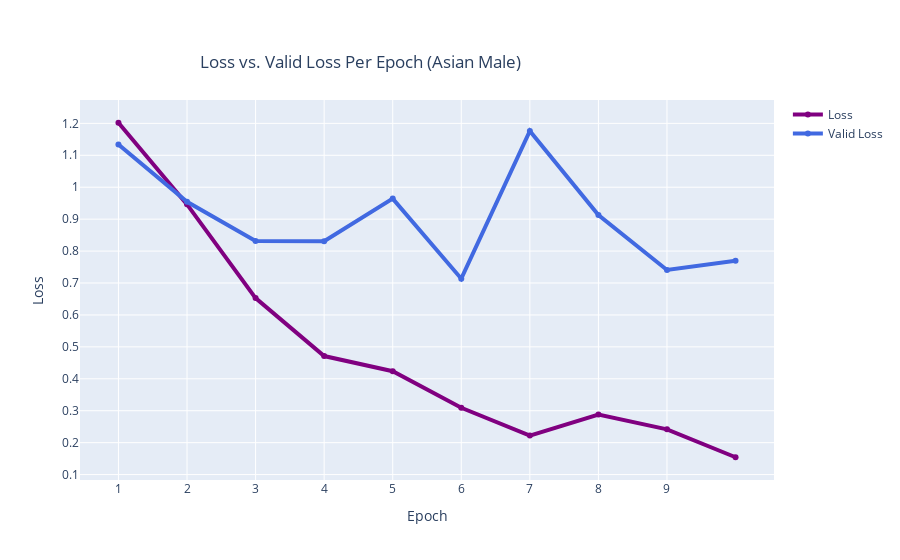

This figure's notebook cell:
### Code cell
#Create plot for LOSS and VAL PER Epoch (Asian Male): final model run with using epoch of 10
# Define X and Y variable data
epoch = [1,2,3,4,5,6,7,8,9,10]
amloss = [1.2019,0.9463,0.6527,0.4713, 0.4237, 0.3092, 0.2223, 0.2881, 0.2418, 0.1543]
amValidLoss = [1.1340,0.9543,0.8316,0.8311,0.9643, 0.7135, 1.1762, 0.9126, 0.7408, 0.7700]


#####
fig = go.Figure()
# Create and style traces
fig.add_trace(go.Scatter(x=epoch, y=amloss, name='Loss',
                         line=dict(color='purple', width=4)))
fig.add_trace(go.Scatter(x=epoch, y=amValidLoss, name = 'Valid Loss',
                         line=dict(color='royalblue', width=4)))

# Edit the layout
fig.update_layout(title='Loss vs. Valid Loss Per Epoch (Asian Male)',
                   xaxis_title='Epoch',
                   yaxis_title='Loss',
                  xaxis = dict(
                  tickmode = 'array',
                  tickvals = [0,1,2,3,4,5,6,7,8,9]),
                  yaxis = dict(
                  tickmode = 'array',
                  tickvals = [0,0.10,0.20,0.30,0.40,0.50,0.60,0.70,0.80,0.90,1,1.1,1.2,1.3]))
       

fig.update_layout(
    title={
        'text':'Loss vs. Valid Loss Per Epoch (Asian Male)',
        'y':0.9,
        'x':0.4,
        'xanchor':'center',
        'yanchor':'top'
    })

fig.show()

### Figure 1 — Plotly figure (JSON) as saved in the notebook; plotly's stock layout.template omitted (floating-point values rounded to 4 significant figures)
{"data": [{"line": {"color": "purple", "width": 4}, "name": "Loss", "type": "scatter", "x": [1, 2, 3, 4, 5, 6, 7, 8, 9, 10], "y": [1.202, 0.9463, 0.6527, 0.4713, 0.4237, 0.3092, 0.2223, 0.2881, 0.2418, 0.1543]}, {"line": {"color": "royalblue", "width": 4}, "name": "Valid Loss", "type": "scatter", "x": [1, 2, 3, 4, 5, 6, 7, 8, 9, 10], "y": [1.134, 0.9543, 0.8316, 0.8311, 0.9643, 0.7135, 1.176, 0.9126, 0.7408, 0.77]}], "layout": {"title": {"text": "Loss vs. Valid Loss Per Epoch (Asian Male)", "x": 0.4, "xanchor": "center", "y": 0.9, "yanchor": "top"}, "xaxis": {"tickmode": "array", "tickvals": [0, 1, 2, 3, 4, 5, 6, 7, 8, 9], "title": {"text": "Epoch"}}, "yaxis": {"tickmode": "array", "tickvals": [0, 0.1, 0.2, 0.3, 0.4, 0.5, 0.6, 0.7, 0.8, 0.9, 1, 1.1, 1.2, 1.3], "title": {"text": "Loss"}}}}
